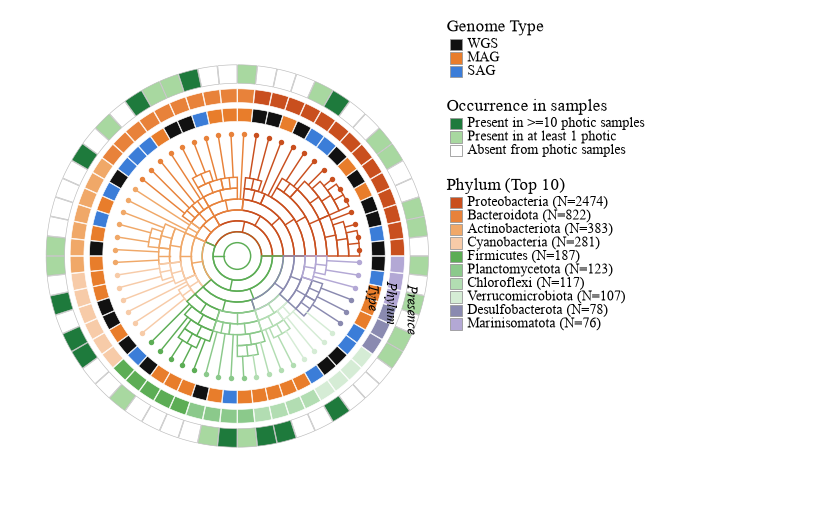

This chart was generated by the following Python code:
# -*- coding: utf-8 -*-
"""案例12 - Nature 环形系统发育树圈图(一)。
参考：同类期刊常见的「环形系统发育树 + 注释环」版式 — 环形树(枝按10门着色) + Type/Phylum/Occurrence 三注释环 + 右侧三组图例（详见同名 case 卡）。"""
import sys, os
HERE = os.path.dirname(os.path.abspath(__file__))
sys.path.insert(0, os.path.join(HERE, 'lib'))
sys.path.insert(0, os.path.join(HERE, 'lib'))
from paper_style import *
set_style()

import numpy as np
import matplotlib.pyplot as plt
from matplotlib.patches import Wedge
from newick import random_newick, parse_newick

SEED, N = 12, 60

# ---------------------------------------------------------------- 数据
PHYLUM = [('Proteobacteria',  '#C94F1E', 14, 2474),
          ('Bacteroidota',    '#E8823A', 10,  822),
          ('Actinobacteriota','#F0A868',  7,  383),
          ('Cyanobacteria',   '#F7CBA8',  6,  281),
          ('Firmicutes',      '#5CAD55',  5,  187),
          ('Planctomycetota', '#8BC98B',  4,  123),
          ('Chloroflexi',     '#B2DDB2',  4,  117),
          ('Verrucomicrobiota','#D5ECD5', 4,  107),
          ('Desulfobacterota','#8A8AB0',  3,   78),
          ('Marinisomatota',  '#B3A8D5',  3,   76)]
TYPE_COL = {'WGS': '#111111', 'MAG': '#E87D2B', 'SAG': '#3B7DD8'}
OCC_COL = ['#1E7A3C', '#A8D8A0', '#FFFFFF']          # >=10 / >=1 / absent

tree = parse_newick(random_newick(N, seed=SEED))

def leaves_of(nd):
    if not nd['children']:
        return [nd['name']]
    out = []
    for c in nd['children']:
        out += leaves_of(c)
    return out

order = leaves_of(tree)                                # DFS 叶序
leaf2ph = {}
i = 0
for nm, col, k, _n in PHYLUM:                          # 门沿叶序成块(进化枝连贯)
    for t in order[i:i + k]:
        leaf2ph[t] = (nm, col)
    i += k
r12 = rng(SEED)
leaf2type = {t: r12.choice(['WGS', 'MAG', 'SAG'], p=[0.30, 0.55, 0.15]) for t in order}
leaf2occ = {t: int(r12.choice(3, p=[0.18, 0.34, 0.48])) for t in order}

# ---------------------------------------------------------------- 环形树(枝=枝各大门优势色)
R0, R1 = 0.06, 0.55
ang = {nm: 2 * np.pi * (j + 0.5) / N for j, nm in enumerate(order)}
nleaf = {}

def cnt(nd):
    nleaf[id(nd)] = 1 if not nd['children'] else sum(cnt(c) for c in nd['children'])
    return nleaf[id(nd)]
cnt(tree)

def maxd(nd):
    return 0 if not nd['children'] else 1 + max(maxd(c) for c in nd['children'])
TOT = max(maxd(tree), 1)

def rd(d):
    return R0 + (R1 - R0) * d / TOT

def P(th, r):
    return (r * np.cos(th), r * np.sin(th))

def ncol(nd):
    if not nd['children']:
        return leaf2ph[nd['name']][1]
    u, c = np.unique([ncol(x) for x in nd['children']], return_counts=True)
    return u[np.argmax(c)]

fig = plt.figure(figsize=cm2in(17.5, 10.6))
gs = fig.add_gridspec(1, 2, width_ratios=[1.18, 1], wspace=-0.05)
ax = fig.add_subplot(gs[0])
ax2 = fig.add_subplot(gs[1])

def walk(nd):
    a0, a1, d = SPAN[id(nd)]
    if nd['children']:
        k = nleaf[id(nd)]; pos = a0
        for ch in nd['children']:
            w = nleaf[id(ch)] / k * (a1 - a0)
            SPAN[id(ch)] = (pos, pos + w, d + 1); pos += w
    if not nd['children']:
        a = ang[nd['name']]
        (x0, y0), (x1, y1) = P(a, rd(d)), P(a, R1)
        ax.plot([x0, x1], [y0, y1], color=leaf2ph[nd['name']][1], lw=0.7, zorder=2)
        ax.plot([x1], [y1], 'o', ms=1.6, color=leaf2ph[nd['name']][1], zorder=3)
    else:
        col = ncol(nd)
        mid = 0.5 * (a0 + a1)
        (x0, y0), (x1, y1) = P(mid, rd(d)), P(mid, rd(d + 1))
        ax.plot([x0, x1], [y0, y1], color=col, lw=0.7, zorder=2)
        ax.add_patch(Wedge((0, 0), rd(d + 1), np.degrees(a0), np.degrees(a1),
                           width=max(rd(d + 1) - rd(d), 1e-4), facecolor='none',
                           edgecolor=col, lw=0.7, zorder=2))
        for ch in nd['children']:
            walk(ch)

SPAN = {id(tree): (0.0, 2 * np.pi, 0)}
walk(tree)

# ---------------------------------------------------------------- 三个注释环
def ring(r_in, r_out, colors, lw=0.3, ec='white'):
    hw = np.pi / N * 0.96
    for j, nm in enumerate(order):
        a = np.degrees(ang[nm])
        ax.add_patch(Wedge((0, 0), r_out, a - np.degrees(hw), a + np.degrees(hw),
                           width=r_out - r_in, facecolor=colors[j],
                           edgecolor=ec, lw=lw, zorder=2))

ring(0.605, 0.665, [TYPE_COL[leaf2type[t]] for t in order])
ring(0.690, 0.752, [leaf2ph[t][1] for t in order])
ring(0.777, 0.860, [OCC_COL[leaf2occ[t]] for t in order], ec='#BBBBBB')

for txt, r in [('Type', 0.635), ('Phylum', 0.721), ('Presence', 0.818)]:
    a = -0.30
    ax.text(r * np.cos(a), r * np.sin(a), txt, rotation=-90, ha='center',
            va='center', fontsize=6.5, style='italic')

ax.set_xlim(-1.0, 1.0); ax.set_ylim(-1.0, 1.0)
ax.set_aspect('equal'); ax.axis('off')

# ---------------------------------------------------------------- 右侧三组图例
ax2.set_xlim(0, 1); ax2.set_ylim(0, 1); ax2.axis('off')

def block(y0, title, entries, colors=None, marker='sq', fs=6.5, dy=0.028):
    ax2.text(0.02, y0, title, fontsize=8, va='top', fontweight='normal')
    y = y0 - 0.045
    for k_i, label in enumerate(entries):
        if colors is None:
            col, lab = label[1], label[0]
        else:
            col, lab = colors[k_i], label
        if marker == 'sq':
            ax2.add_patch(plt.Rectangle((0.03, y - 0.018), 0.030, 0.024,
                                        facecolor=col, edgecolor='#999999', lw=0.4))
        else:
            ax2.plot([0.045], [y - 0.006], 'o', ms=4.5, color=col)
        ax2.text(0.075, y - 0.006, lab, fontsize=fs, va='center')
        y -= dy
    return y

y = block(0.99, 'Genome Type', [('WGS', TYPE_COL['WGS']), ('MAG', TYPE_COL['MAG']),
                                ('SAG', TYPE_COL['SAG'])])
y = block(y - 0.035, 'Occurrence in samples',
          [('Present in >=10 photic samples', OCC_COL[0]),
           ('Present in at least 1 photic', OCC_COL[1]),
           ('Absent from photic samples', OCC_COL[2])])
y = block(y - 0.035, 'Phylum (Top 10)',
          ['%s (N=%d)' % (nm, ncnt) for nm, _c, _k, ncnt in PHYLUM],
          colors=[c for _n, c, _k, _nc in PHYLUM])

save(fig, 'case_seg012.png')
